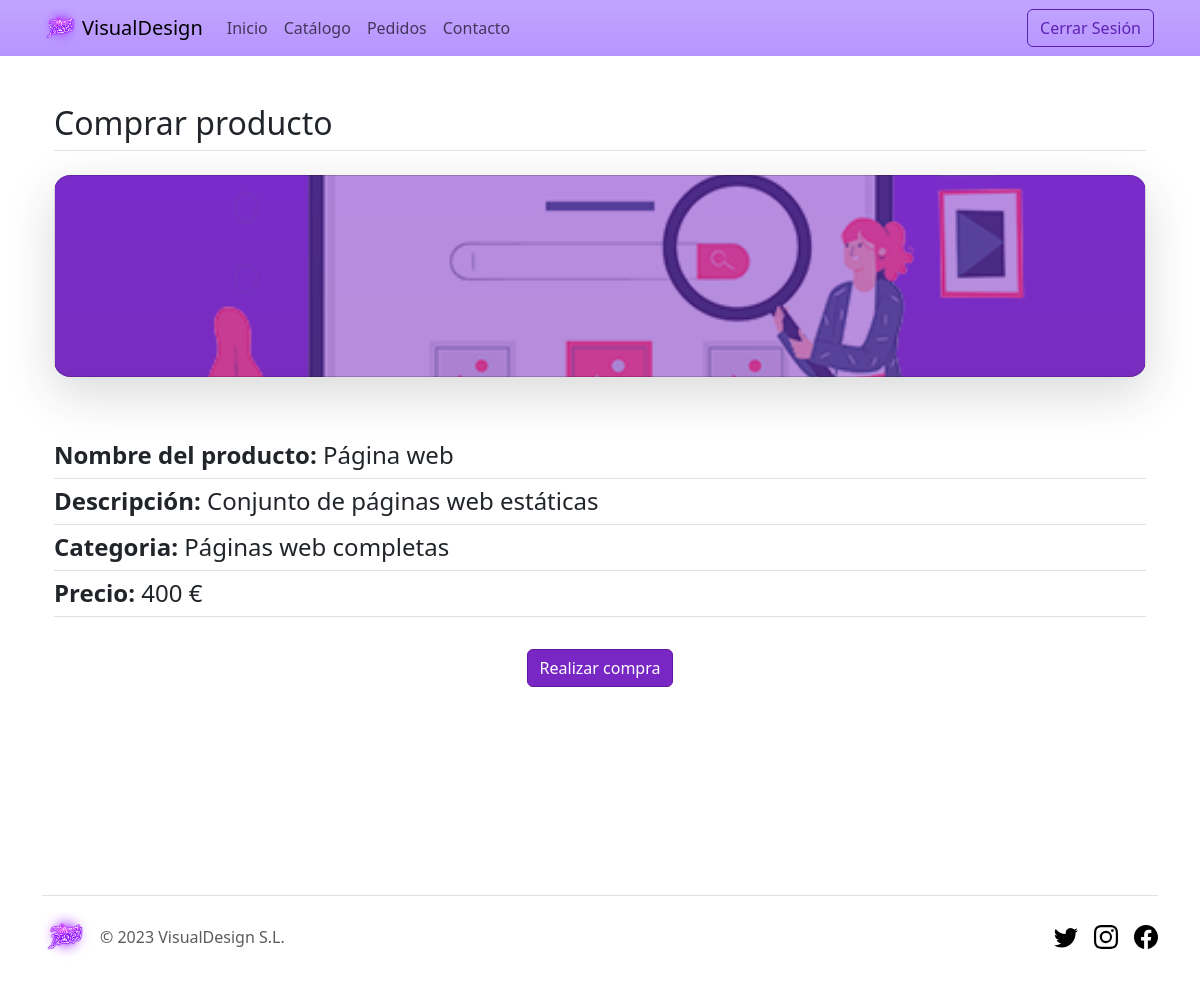
/Paginas/compra.php?ID=2 (signed in), run on the app's committed database.
### tables this page shows
CREATE TABLE Productos (
	ID int(3) AUTO_INCREMENT,
	Nombre varchar(40) NOT NULL,
	Descripcion varchar(400) NOT NULL,
	Precio varchar(7) NOT NULL,
	Categoria varchar(200) NOT NULL,
    Foto varchar(40) NOT NULL,
	CONSTRAINT pk_Producto PRIMARY KEY (ID)
);

### Paginas/compra.php (the view, shortened to what this page needs)
<!DOCTYPE html>
<html lang="en">
<head>
    <link rel="stylesheet" href="../Estilos/style.css">
</head>
<body>
    <nav class="navbar sticky-top navbar-expand-lg bg-body-tertiary bg-gradient">
        <div class="container">
            <img class="img-fluid" src="../Imagenes/logo.png" width="40">
          <a class="navbar-brand" href="index.php">VisualDesign</a>
          <div class="collapse navbar-collapse" id="navbarTogglerDemo02">
            <ul class="navbar-nav me-auto mb-2 mb-lg-0">
              <li class="nav-item">
                <a class="nav-link" href="../Paginas/index.php">Inicio</a>
              </li>
              <li class="nav-item">
                <a class="nav-link"  aria-current="page" href="../Paginas/catalogo.php">Catálogo</a>
              </li>
              <li class="nav-item">
                <a class="nav-link" href="../Paginas/pedidos.php">Pedidos</a>
              </li>
              <li class="nav-item">
                <a class="nav-link" href="../Paginas/contacto.php">Contacto</a>
              </li>
            </ul>
            <div class="d-flex text-center">
            <?php
   if (!isset($_SESSION['correo'])) {
      echo '<a href="../Paginas/IniciarSesion.php"><button type="button" class="btn btn-outline-primary me-1">Iniciar Sesión</button></a>
      <a href="../Paginas/registro.php"><button type="button" class="btn btn-primary">Registro</button></a>';
  }else{
    echo '<a href="../Paginas/CerrarSesion.php"><button type="button" class="btn btn-outline-primary me-1">Cerrar Sesión</button></a>';
  }
  ?>
              </div>
          </div>
        </div>
      </nav>
      <?php
   if (!isset($_SESSION['correo'])) {
    echo '<div class="px-4 py-5 my-5 text-center">
    <img class="d-block mx-auto mb-4" src="../Imagenes/logo2.png" alt="" width="72" height="57">
    <h1 class="display-5 fw-bold">No se puede comprar</h1>
    <div class="col-lg-6 mx-auto">
      <p class="lead mb-4">Registrate o inicia sesión para realizar la compra.</p>
      <div class="d-grid gap-2 d-sm-flex justify-content-sm-center">
        <a href="../Paginas/IniciarSesion.php"><button type="button" class="btn btn-primary btn-lg px-4 gap-3">Iniciar sesión</button></a>
        <a href="../Paginas/registro.php"><button type="button" class="btn btn-outline-secondary btn-lg px-4">Registrarse</button></a>
      </div>
    </div>
  </div><br><br><br><br><br>';
  }else{
    try {
      $opc = array(PDO::MYSQL_ATTR_INIT_COMMAND => "SET NAMES utf8");
      $dsn = "mysql:host=localhost;dbname=Tienda";
      $dwes = new PDO($dsn, "Tienda", "Tienda", $opc);
    } catch (PDOException $e) {
      $error = $e->getCode();
      $mensaje = $e->getMessage();
    }
      if (!isset($error)) {
        if (isset($_POST['compra'])) {
          $_SESSION['comprado']=true;
          $nombreproducto = NULL;
          $correo = $_SESSION['correo'];
          $sql = "SELECT Nombre FROM Productos WHERE ID=".$_REQUEST["idcompra"];
          $resultado = $dwes->query($sql);
              $row = $resultado->fetch();
              while ($row != null) {
                  $nombre = $row['Nombre'];
                  $fecha = date('d/m/Y H:i:s');
                  $sql2 = "INSERT INTO Compras(Fecha, NombreProducto, CorreoCliente) VALUES ('$fecha', '$nombre','$correo')";
                  $resultado2 = $dwes->query($sql2);
                  $row = $resultado->fetch();
                }
                echo "<div class='px-4 py-5 my-5 text-center'>
          <img class='d-block mx-auto mb-4' src='../Imagenes/logo2.png' alt='' width='72' height='57'>
          <h1 class='display-5 fw-bold'>¡Genial!</h1>
          <div class='col-lg-6 mx-auto'>
            <p class='lead mb-4'>Compra realizada correctamente</p>
            <div class='d-grid gap-2 d-sm-flex justify-content-sm-center'>
              <a href='../Paginas/pedidos.php'><button type='button' class='btn btn-primary btn-lg px-4 gap-3'>Ver pedidos</button></a>
            </div>
          </div>
        </div>";
        }else{
        $id = $_GET['ID'];
        $sql = "SELECT * FROM Productos WHERE ID=$id ";
        $resultado = $dwes->query($sql);
        if ($resultado) {
            $row = $resultado->fetch();
            while ($row != null) {
                $nombre = $row['Nombre'];
                $descripcion = $row['Descripcion'];
                $precio = $row['Precio']. " €";
                $categoria = $row['Categoria'];
                $foto = $row['Foto'];
                echo "<div class='container px-4 py-5' id='custom-cards'>
                <h2 class='pb-2 border-bottom'>Comprar producto</h2>
                <div class='align-items-stretch g-4 py-3'>
                  <div class='col'>
                    <div class='card card-cover h-100 overflow-hidden text-bg-dark rounded-4 shadow-lg' style='background-image: url(\"$foto\");'>
                      <div class='d-flex flex-column h-100 p-5 pb-3 text-white text-shadow-1'>
                        <h3 class='pt-5 mt-5 mb-4 display-6 lh-1 fw-bold'></h3>
                        <ul class='d-flex list-unstyled mt-auto'>
                          <li class='me-auto'>
                          </li>
                          <li class='d-flex align-items-center me-2'>
                          </li>
                        </ul>
                      </div>
                    </div>
                  </div>
                </div>
              </div>
              <div class='container px-4 pb-4' id='custom-cards'>
              <form name='input' action='compra.php' method='post' ENCTYPE='multipart/form-data'>
              <input type='hidden' name='idcompra' value='$id'>
              <h4 class='pb-2 border-bottom'><b>Nombre del producto:</b> $nombre</h4>
              <h4 class='pb-2 border-bottom'><b>Descripción:</b> $descripcion</h4>
              <h4 class='pb-2 border-bottom'><b>Categoria:</b> $categoria</h4>
              <h4 class='pb-2 border-bottom'><b>Precio:</b> $precio</h4>
              </div>
              <div class='d-grid gap-2 d-md-flex justify-content-center mb-4 mb-lg-3'>
                      <button type='submit' class='btn btn-primary' name='compra'>Realizar compra</button>
                      </form>
                    </div><br>" ;
                $row = $resultado->fetch();
            }}}
      };
  }
  ?>
      <br><br><br><br>
      <div class="container pt-5">
        <footer class="d-flex flex-wrap justify-content-between align-items-center py-3 my-4 border-top">
          <div class="col-md-4 d-flex align-items-center">
            <a href="/" class="mb-3 me-2 mb-md-0 text-muted text-decoration-none lh-1">
              <img class="img-fluid" src="../Imagenes/logo.png" width="50">
            </a>
            <span class="mb-3 mb-md-0 text-muted">&copy; 2023 VisualDesign S.L.</span>
          </div>
          <ul class="nav col-md-4 justify-content-end list-unstyled d-flex">
            <li class="ms-3"><a class="text-muted" href="#"><svg class="bi" width="24" height="24"><use xlink:href="#twitter"/></svg></a></li>
            <li class="ms-3"><a class="text-muted" href="#"><svg class="bi" width="24" height="24"><use xlink:href="#instagram"/></svg></a></li>
            <li class="ms-3"><a class="text-muted" href="#"><svg class="bi" width="24" height="24"><use xlink:href="#facebook"/></svg></a></li>
          </ul>
        </footer>
      </div>
</body>
</html>

### data on the page
productos: Foto (picture), Nombre "Página web", Descripcion "Conjunto de páginas web estáticas", Categoria "Páginas web completas", Precio "400 €"
